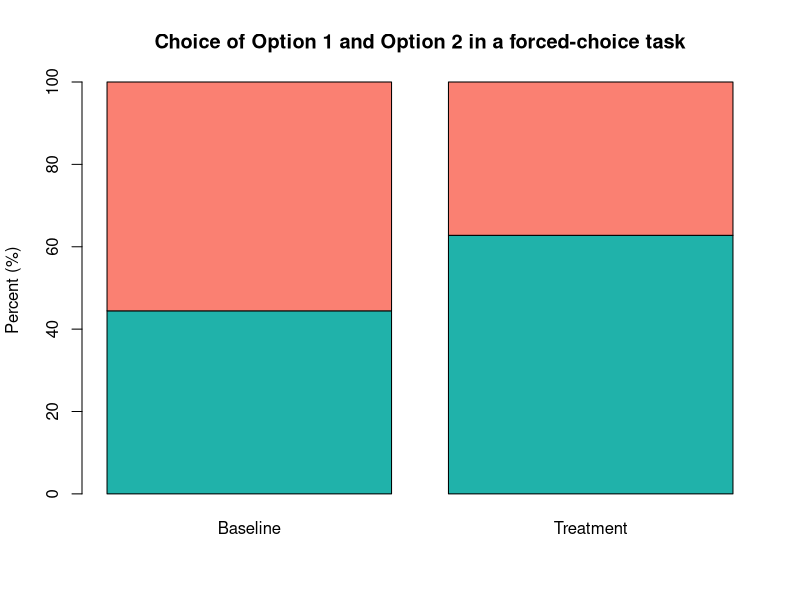
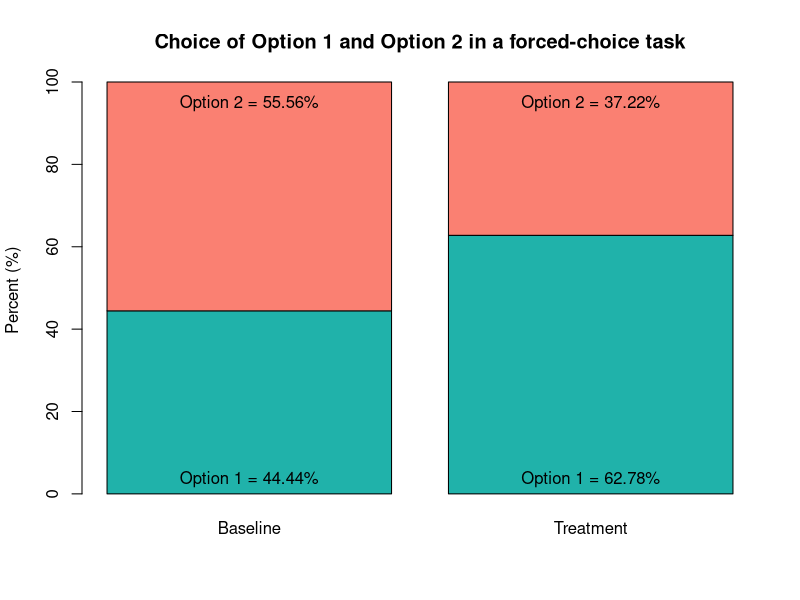
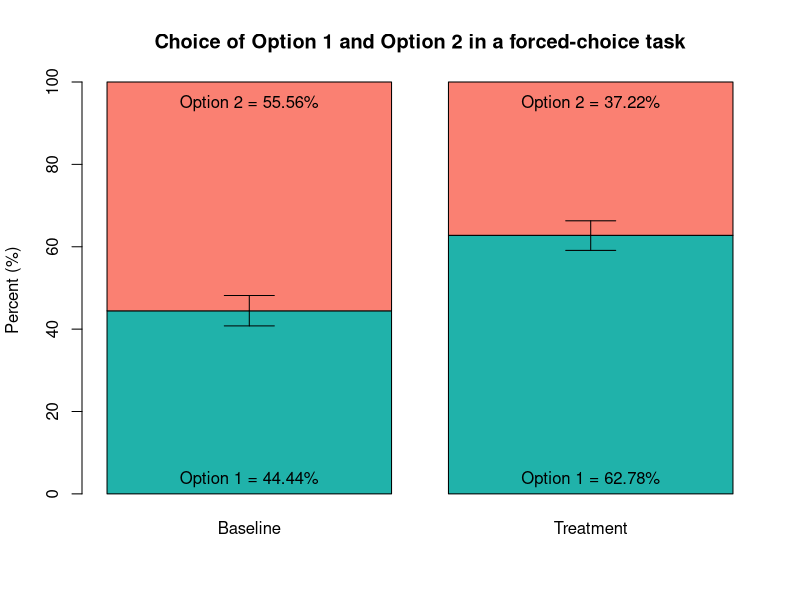

The R script that drew these images, in order:
## ---- chunk 1
library(ggplot2)
## ---- chunk 2
# Author: Lauren M Ackerman
# Available: https://lmackerman.com/r-snippets/
# Date: July 21, 2016; updated January 30, 2018

#library(lme4)
data = read.csv("data/binomial-data.csv",header=TRUE,as.is=TRUE) #data file
head(data)
# "answer" is the responses which consist of 1s (hits) and 0s (misses)
## ---- chunk 3
sum.cond.1 = sum(na.omit(data$selectCode[data$condition=="Baseline"])) # find the number of 1s in the "island" condition
len.cond.1 = length(na.omit(data$selectCode[data$condition=="Baseline"])) # find the total number of points in the condition
prop.test(sum.cond.1, len.cond.1, p = 0.5) # is the number of hits (1s) different from chance?

sum.cond.2 = sum(na.omit(data$selectCode[data$condition=="Treatment"])) # same as previous, but in the "matrix" condition
len.cond.2 = length(na.omit(data$selectCode[data$condition=="Treatment"]))
prop.test(sum.cond.2, len.cond.2, p = 0.5)
## ---- chunk 4
summary(lm(selectCode~condition,data)) # summary of lmer to get Estimate and Standard Error
max = lm(selectCode~condition,data) # store lmer for comparison
less = lm(selectCode~1,data) # remove relevant term to see if it's relevant*
anova(max,less) # anova test tells you the p value for "condition" (the estimate+SE)

# Report:
# prop.test...
# χ²(df), p, 95% CI (lower-upper)
# lmer...
# Estimate, SE, χ²(df), p

# * often, you might have a 2x2 design, but for this experiment, there was a 1x2 design, which has only one independent factor ("condition")
## ---- chunk 5
# Author: Lauren M Ackerman
# Available: https://lmackerman.com/r-snippets/
# Date: January 30, 2018

# store the prop.test() results for use in the graph 
err.cond.1 <- prop.test(sum.cond.1, len.cond.1, p = 0.5)
err.cond.2 <- prop.test(sum.cond.2, len.cond.2, p = 0.5)

# format the table as percentages rounded to 2 decimal places
numOfConds <- length(levels(as.factor(data$condition)))
numerator <- (table(data$selection, data$condition))
denominator <- (length(data$selection)/numOfConds)
dfTable <- (numerator/denominator)*100

counts <- round(dfTable,2)
barplot(counts,
#  legend = rownames(counts),
   main=paste0("Choice of ",rownames(counts)[1]," and ",rownames(counts)[2]," in a forced-choice task"),
   ylab="Percent (%)", #xlab="condition", 
   cex.names=1, names=c(colnames(counts)[1], colnames(counts)[2]),
   col=c("lightseagreen","salmon"), border=c("black","black")
   )
## ---- chunk 6
barplot(counts,
#  legend = rownames(counts),
   main=paste0("Choice of ",rownames(counts)[1]," and ",rownames(counts)[2]," in a forced-choice task"),
   ylab="Percent (%)", #xlab="condition", 
   cex.names=1, names=c(colnames(counts)[1], colnames(counts)[2]),
   col=c("lightseagreen","salmon"), border=c("black","black")
   )
# label the stacked sections of the bar plot with the estimated percents
mtext(paste0(rownames(counts)[1]," = ", counts[1],"%"), side=1,line=-1.5,at=0.7,col="black",cex=1)
mtext(paste0(rownames(counts)[1]," = ", counts[3],"%"), side=1,line=-1.5,at=1.9,col="black",cex=1)
mtext(paste0(rownames(counts)[2]," = ", counts[2],"%"), side=3,line=-1.5,at=0.7,col="black",cex=1)
mtext(paste0(rownames(counts)[2]," = ", counts[4],"%"), side=3,line=-1.5,at=1.9,col="black",cex=1)
## ---- chunk 7
barplot(counts,
#  legend = rownames(counts),
   main=paste0("Choice of ",rownames(counts)[1]," and ",rownames(counts)[2]," in a forced-choice task"),
   ylab="Percent (%)", #xlab="condition", 
   cex.names=1, names=c(colnames(counts)[1], colnames(counts)[2]),
   col=c("lightseagreen","salmon"), border=c("black","black")
   )
# label the stacked sections of the bar plot with the estimated percents
mtext(paste0(rownames(counts)[1]," = ", counts[1],"%"), side=1,line=-1.5,at=0.7,col="black",cex=1)
mtext(paste0(rownames(counts)[1]," = ", counts[3],"%"), side=1,line=-1.5,at=1.9,col="black",cex=1)
mtext(paste0(rownames(counts)[2]," = ", counts[2],"%"), side=3,line=-1.5,at=0.7,col="black",cex=1)
mtext(paste0(rownames(counts)[2]," = ", counts[4],"%"), side=3,line=-1.5,at=1.9,col="black",cex=1)

# add the confidence intervals based on the prop.test() results
arrows(0.7,counts[1],0.7,(unlist(err.cond.1[6])[1])*100, angle=90,col="black",lwd=1)
arrows(0.7,counts[1],0.7,(unlist(err.cond.1[6])[2])*100, angle=90,col="black",lwd=1)
arrows(1.9,counts[3],1.9,(unlist(err.cond.2[6])[1])*100, angle=90,col="black",lwd=1)
arrows(1.9,counts[3],1.9,(unlist(err.cond.2[6])[2])*100, angle=90,col="black",lwd=1)

